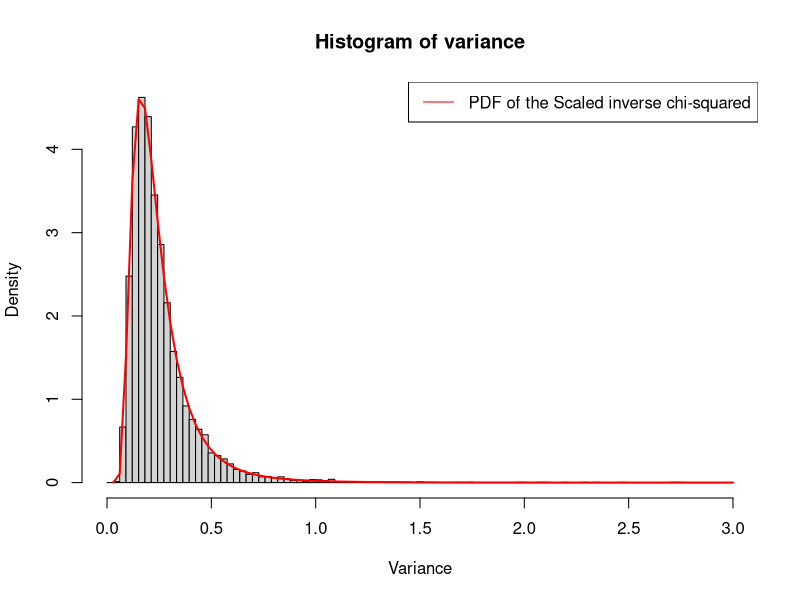
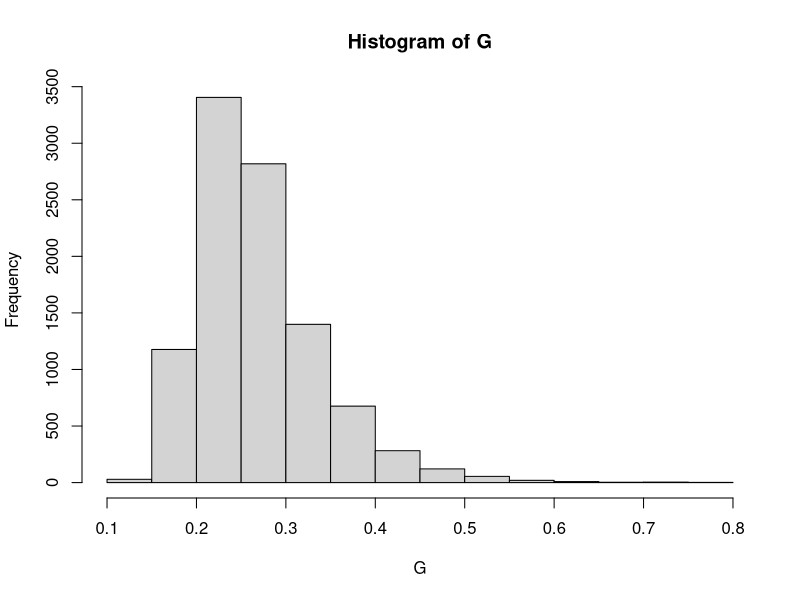
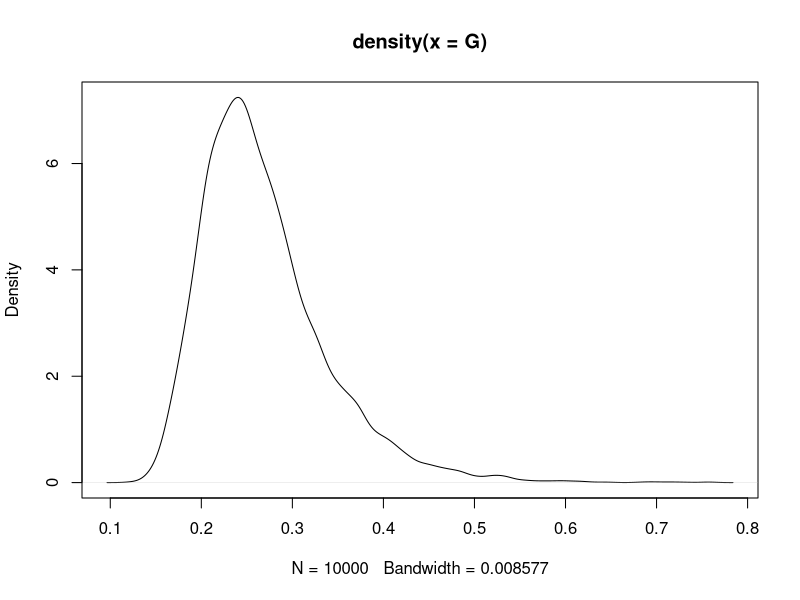

Here is the R script that generated these plots, in order:
### 2 a)
set.seed(235)

draws = 10000
income = c(14, 25, 45, 25, 30, 33, 19, 50, 34, 67)
n = 10
v = 9

y = log(income)
tau2=sum((y-3.5)^2)/10
tau = tau2**(0.5)

var<-((n-1)*tau2)/rchisq(draws,n-1)
hist(var,breaks = seq(0,3,length=100),freq=FALSE, xlab="Variance", main="Histogram of variance") 
theta = seq(0,3,length=100)
p = ((v/2)^(v/2))*(tau^v)*(theta^-((v/2)+1))*exp((-v*tau2)/(2*theta))
p = p/gamma(v/2)
lines(theta,p,col="red", lwd=2)
legend("topright", col = c("red"), legend=c("PDF of the Scaled inverse chi-squared"),lty=1)

### 2 b)
set.seed(235)

G = 2*pnorm(var**0.5/2**0.5)-1
hist(G)

### 2 c)
set.seed(235)

quantile(G,probs = seq(0,1,0.025))

newG = G[which(G > 0.1714136)]
newG = newG[which(newG < 0.4396433)]
plot(density(G))
library(coda)
HPDinterval(as.mcmc(G),prob = 0.95)

